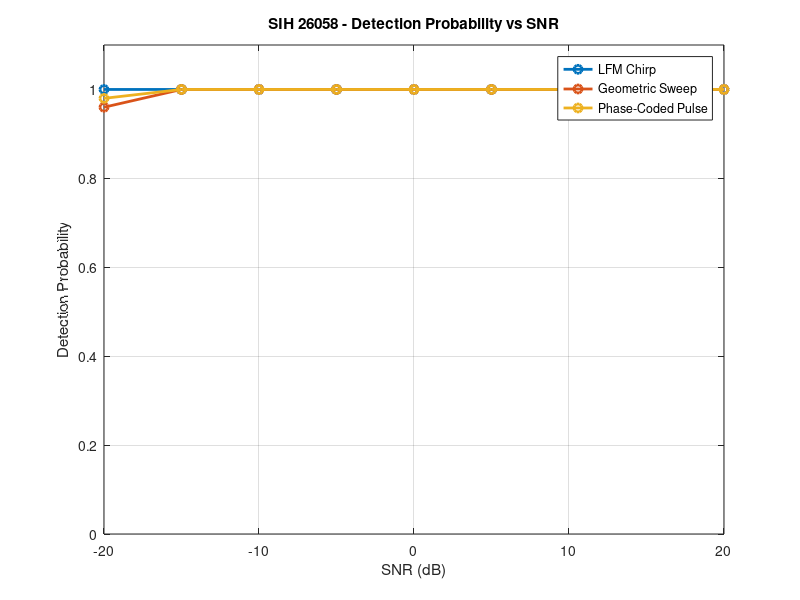
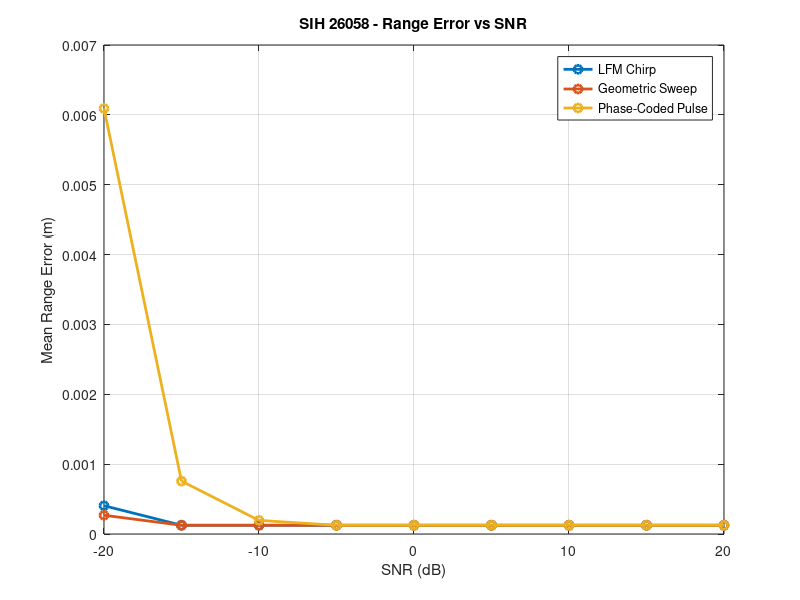
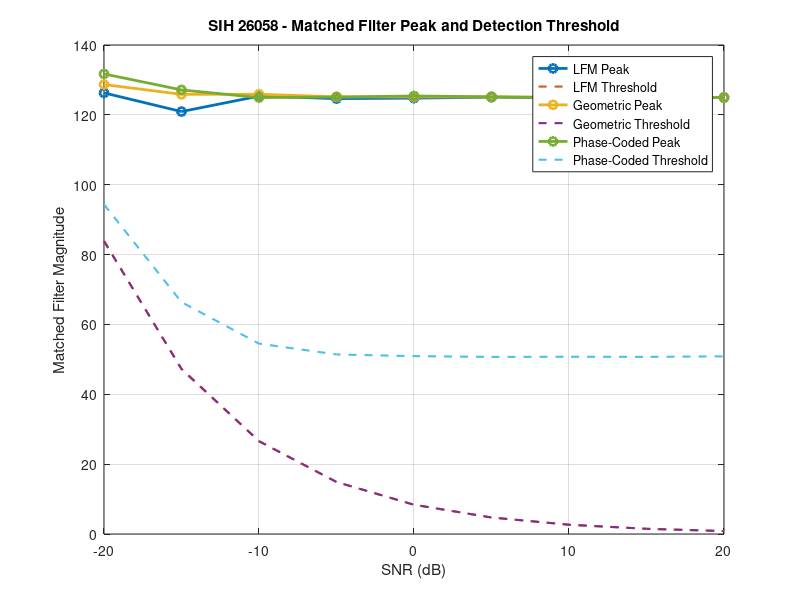

Write MATLAB code to recreate these figures, in order.
%% =========================================================
% SIH 26058
% WAVEFORM vs SNR WITH DETECTION THRESHOLD
%
% Purpose:
% Compare LFM, Geometric Sweep and Phase-Coded waveforms
% using a matched-filter detection threshold.
%
% Target Range : 5 m
% SNR          : -20 to 20 dB
%
% Metrics:
%   Detection Probability
%   Range Error
%   Matched Filter Peak
%   Noise Floor
% =========================================================

clear;
clc;
close all;

rng(100);

%% =========================================================
% 1. SYSTEM PARAMETERS
% =========================================================

Fs = 2e6;
Ts = 1/Fs;

soundSpeed = 1500;

targetRange = 5;

channelGain = 1;

Fc = 300e3;
BW = 200e3;
Tp = 2e-3;
A = 1.0;

phaseCode = [1 1 -1 1 -1 -1 1];

%% =========================================================
% 2. SNR RANGE
% =========================================================

snrValues = [-20 -15 -10 -5 0 5 10 15 20];

numSNR = length(snrValues);

%% =========================================================
% 3. MONTE CARLO TRIALS
% =========================================================

numTrials = 50;

%% =========================================================
% 4. DETECTION THRESHOLD
% =========================================================

thresholdMultiplier = 6;

%% =========================================================
% 5. WAVEFORM NAMES
% =========================================================

waveformNames = {
    'LFM Chirp'
    'Geometric Sweep'
    'Phase-Coded Pulse'
    };

numWaveforms = 3;

%% =========================================================
% 6. RESULT STORAGE
% =========================================================

detectionProbability = zeros(numWaveforms,numSNR);

meanRangeError = nan(numWaveforms,numSNR);

meanPeak = zeros(numWaveforms,numSNR);

meanThreshold = zeros(numWaveforms,numSNR);

%% =========================================================
% 7. WAVEFORM LOOP
% =========================================================

for w = 1:numWaveforms

    %% -----------------------------------------------------
    % TIME VECTOR
    % -----------------------------------------------------

    N = round(Tp*Fs);

    t = (0:N-1)*Ts;

    %% -----------------------------------------------------
    % GENERATE WAVEFORM
    % -----------------------------------------------------

    switch w

        %% =================================================
        % LFM CHIRP
        % =================================================

        case 1

            fStart = Fc - BW/2;
            fStop = Fc + BW/2;

            k = (fStop-fStart)/Tp;

            phase = 2*pi*( ...
                fStart*t + ...
                0.5*k*t.^2);

            txSignal = A*cos(phase);

        %% =================================================
        % GEOMETRIC SWEEP
        % =================================================

        case 2

            fStart = Fc - BW/2;
            fStop = Fc + BW/2;

            ratio = fStop/fStart;

            instFreq = ...
                fStart*ratio.^(t/Tp);

            phase = ...
                2*pi*cumtrapz(t,instFreq);

            txSignal = A*cos(phase);

        %% =================================================
        % PHASE-CODED PULSE
        % =================================================

        case 3

            txSignal = zeros(size(t));

            codeLength = length(phaseCode);

            samplesPerChip = ...
                floor(N/codeLength);

            for chip = 1:codeLength

                startIndex = ...
                    (chip-1)*samplesPerChip+1;

                if chip == codeLength

                    endIndex = N;

                else

                    endIndex = ...
                        chip*samplesPerChip;

                end

                txSignal(startIndex:endIndex) = ...
                    A*phaseCode(chip)* ...
                    cos(2*pi*Fc*t(startIndex:endIndex));

            end

    end

    %% -----------------------------------------------------
    % WINDOW
    % -----------------------------------------------------

    txSignal = ...
        txSignal .* hann(N).';

    %% -----------------------------------------------------
    % PROPAGATION DELAY
    % -----------------------------------------------------

    roundTripTime = ...
        2*targetRange/soundSpeed;

    delaySamples = ...
        round(roundTripTime*Fs);

    %% -----------------------------------------------------
    % RECEIVED SIGNAL
    % -----------------------------------------------------

    receiveLength = ...
        length(txSignal)+delaySamples;

    receivedSignal = ...
        zeros(1,receiveLength);

    %% -----------------------------------------------------
    % TARGET ECHO
    % -----------------------------------------------------

    echoGain = ...
        channelGain/(1+targetRange);

    echoSignal = ...
        echoGain*txSignal;

    startIndex = delaySamples+1;

    endIndex = ...
        startIndex+length(echoSignal)-1;

    receivedSignal(startIndex:endIndex) = ...
        echoSignal;

    %% -----------------------------------------------------
    % SIGNAL POWER
    % -----------------------------------------------------

    signalPower = ...
        mean(echoSignal.^2);

    %% -----------------------------------------------------
    % MATCHED FILTER
    % -----------------------------------------------------

    matchedFilter = ...
        conj(fliplr(txSignal));

    %% =====================================================
    % SNR LOOP
    % =====================================================

    for s = 1:numSNR

        targetSNR = snrValues(s);

        detectedCount = 0;

        successfulErrors = [];

        trialPeaks = zeros(numTrials,1);

        trialThresholds = zeros(numTrials,1);

        for trial = 1:numTrials

            %% -------------------------------------------------
            % NOISE POWER
            % -------------------------------------------------

            noisePower = ...
                signalPower / ...
                (10^(targetSNR/10));

            noiseStd = sqrt(noisePower);

            %% -------------------------------------------------
            % GENERATE NOISE
            % -------------------------------------------------

            noise = ...
                noiseStd*randn(size(receivedSignal));

            noisyReceivedSignal = ...
                receivedSignal + noise;

            %% -------------------------------------------------
            % MATCHED FILTER
            % -------------------------------------------------

            matchedOutput = ...
                conv(noisyReceivedSignal,matchedFilter);

            magnitudeOutput = ...
                abs(matchedOutput);

            %% -------------------------------------------------
            % ESTIMATE NOISE FLOOR
            %
            % Exclude region around expected target.
            % This prevents the target peak from entering
            % the noise estimate.
            % -------------------------------------------------

            expectedPeak = ...
                delaySamples + length(txSignal);

            exclusionWidth = ...
                round(0.01*length(matchedOutput));

            noiseRegion = true( ...
                size(magnitudeOutput));

            lowerIndex = ...
                max(1,expectedPeak-exclusionWidth);

            upperIndex = ...
                min(length(magnitudeOutput), ...
                    expectedPeak+exclusionWidth);

            noiseRegion(lowerIndex:upperIndex) = false;

            background = ...
                magnitudeOutput(noiseRegion);

            %% -------------------------------------------------
            % NOISE FLOOR
            % -------------------------------------------------

            noiseMean = mean(background);

            noiseStdMF = std(background);

            threshold = ...
                noiseMean + ...
                thresholdMultiplier*noiseStdMF;

            %% -------------------------------------------------
            % PEAK DETECTION
            % -------------------------------------------------

            [peakValue,peakIndex] = ...
                max(magnitudeOutput);

            trialPeaks(trial) = peakValue;

            trialThresholds(trial) = threshold;

            %% -------------------------------------------------
            % DETECTION DECISION
            % -------------------------------------------------

            if peakValue > threshold

                detectedDelaySamples = ...
                    peakIndex-length(txSignal);

                detectedDelay = ...
                    detectedDelaySamples/Fs;

                currentRange = ...
                    detectedDelay*soundSpeed/2;

                currentError = ...
                    abs(currentRange-targetRange);

                %% ---------------------------------------------
                % VALID RANGE CHECK
                % ---------------------------------------------

                if currentError < 0.1

                    detectedCount = ...
                        detectedCount+1;

                    successfulErrors = ...
                        [successfulErrors currentError];

                end

            end

        end

        %% -----------------------------------------------------
        % STORE RESULTS
        % -----------------------------------------------------

        detectionProbability(w,s) = ...
            detectedCount/numTrials;

        meanPeak(w,s) = ...
            mean(trialPeaks);

        meanThreshold(w,s) = ...
            mean(trialThresholds);

        if ~isempty(successfulErrors)

            meanRangeError(w,s) = ...
                mean(successfulErrors);

        end

    end

end

%% =========================================================
% 8. DISPLAY DETECTION PROBABILITY
% =========================================================

fprintf('\n');
fprintf('============================================================\n');
fprintf('   SIH 26058 - THRESHOLD-BASED WAVEFORM vs SNR TEST\n');
fprintf('============================================================\n');

fprintf('\nTarget Range     : %.2f m\n',targetRange);
fprintf('Trials / SNR     : %d\n',numTrials);
fprintf('Threshold Factor : %.1f sigma\n',thresholdMultiplier);

fprintf('\n');
fprintf('================ DETECTION PROBABILITY ====================\n');

fprintf('\n%-23s', 'Waveform');

for s = 1:numSNR

    fprintf('%9.1f',snrValues(s));

end

fprintf('\n');
fprintf('------------------------------------------------------------\n');

for w = 1:numWaveforms

    fprintf('%-23s',waveformNames{w});

    for s = 1:numSNR

        fprintf('%9.2f', ...
            detectionProbability(w,s));

    end

    fprintf('\n');

end

%% =========================================================
% 9. DISPLAY RANGE ERROR
% =========================================================

fprintf('\n');
fprintf('================ MEAN RANGE ERROR ==========================\n');

fprintf('\n%-23s', 'Waveform');

for s = 1:numSNR

    fprintf('%9.1f',snrValues(s));

end

fprintf('\n');
fprintf('------------------------------------------------------------\n');

for w = 1:numWaveforms

    fprintf('%-23s',waveformNames{w});

    for s = 1:numSNR

        if isnan(meanRangeError(w,s))

            fprintf('%9s','N/A');

        else

            fprintf('%9.4f', ...
                meanRangeError(w,s));

        end

    end

    fprintf('\n');

end

fprintf('\n============================================================\n');

%% =========================================================
% 10. DETECTION PROBABILITY GRAPH
% =========================================================

figure;

for w = 1:numWaveforms

    plot(snrValues, ...
        detectionProbability(w,:), ...
        'o-', ...
        'LineWidth',2);

    hold on;

end

xlabel('SNR (dB)');
ylabel('Detection Probability');

title('SIH 26058 - Detection Probability vs SNR');

legend(waveformNames);

ylim([0 1.1]);

grid on;

hold off;

%% =========================================================
% 11. RANGE ERROR GRAPH
% =========================================================

figure;

for w = 1:numWaveforms

    plot(snrValues, ...
        meanRangeError(w,:), ...
        'o-', ...
        'LineWidth',2);

    hold on;

end

xlabel('SNR (dB)');
ylabel('Mean Range Error (m)');

title('SIH 26058 - Range Error vs SNR');

legend(waveformNames);

grid on;

hold off;

%% =========================================================
% 12. PEAK vs THRESHOLD
% =========================================================

figure;

for w = 1:numWaveforms

    plot(snrValues, ...
        meanPeak(w,:), ...
        'o-', ...
        'LineWidth',2);

    hold on;

    plot(snrValues, ...
        meanThreshold(w,:), ...
        '--', ...
        'LineWidth',1.5);

end

xlabel('SNR (dB)');
ylabel('Matched Filter Magnitude');

title('SIH 26058 - Matched Filter Peak and Detection Threshold');

legend( ...
    'LFM Peak', ...
    'LFM Threshold', ...
    'Geometric Peak', ...
    'Geometric Threshold', ...
    'Phase-Coded Peak', ...
    'Phase-Coded Threshold');

grid on;

hold off;

%% =========================================================
% 13. FIND 90% DETECTION POINT
% =========================================================

fprintf('\n');
fprintf('================ 90%% DETECTION POINT ======================\n');

for w = 1:numWaveforms

    validIndex = ...
        find(detectionProbability(w,:) >= 0.90,1);

    if ~isempty(validIndex)

        fprintf('%-23s : %.1f dB\n', ...
            waveformNames{w}, ...
            snrValues(validIndex));

    else

        fprintf('%-23s : Not reached\n', ...
            waveformNames{w});

    end

end

fprintf('\n');
fprintf('============================================================\n');
fprintf('THRESHOLD-BASED SNR TEST COMPLETE\n');
fprintf('============================================================\n');
